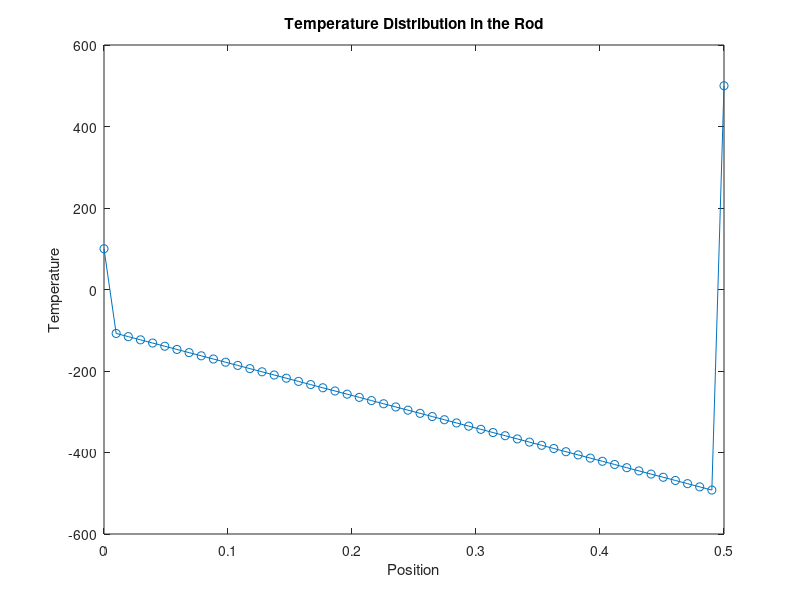

Write the MATLAB code that produced this figure.
% Define parameters
L = 0.5; % Length of the rod
N = 50; % Number of cells
dx = L / N; % Cell size
k = 1.0; % Thermal conductivity
q = 0.0; % Heat source term

% Boundary conditions
T_left = 100; % Left boundary temperature
T_right = 500; % Right boundary temperature

% Initialize temperature array
T = zeros(N+2, 1);

% Set boundary conditions
T(1) = T_left;
T(end) = T_right;

% Coefficient matrix and RHS vector
A = zeros(N, N);
b = zeros(N, 1);

% Fill the matrix A and vector b
for i = 1:N
    if i == 1
        A(i,i) = -2*k / dx^2;
        A(i,i+1) = k / dx^2;
        b(i) = -q + T_left * k / dx^2;
    elseif i == N
        A(i,i-1) = k / dx^2;
        A(i,i) = -2*k / dx^2;
        b(i) = -q + T_right * k / dx^2;
    else
        A(i,i-1) = k / dx^2;
        A(i,i) = -2*k / dx^2;
        A(i,i+1) = k / dx^2;
        b(i) = -q;
    end
end

% Solve the linear system
T_interior = A \ b;

% Combine the interior and boundary temperatures
T(2:end-1) = T_interior;

% Plot the results
x = linspace(0, L, N+2);
plot(x, T, '-o');
xlabel('Position');
ylabel('Temperature');
title('Temperature Distribution in the Rod');

